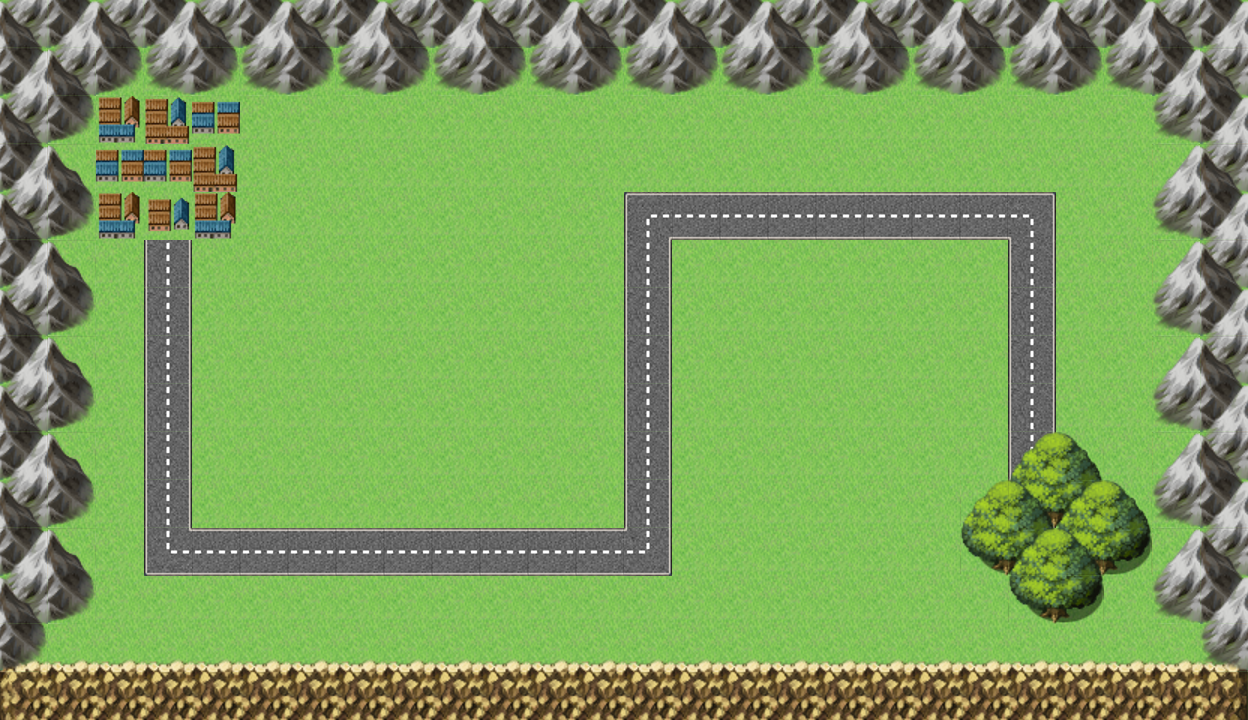

This is a level from a 2D game, rendered from its Tiled map with the project's own tilesets. A one-line summary and the map file follow, with tile-layer data summarised:
An orthogonal 26x15 tile map with 48x48 px tiles, 6 tile layers (bg, bounds, town, path, ...) and 36 objects.

<map version="1.0" orientation="orthogonal" renderorder="right-down" width="26" height="15" tilewidth="48" tileheight="48" nextobjectid="40">
 <tileset firstgid="1" name="terrain48" tilewidth="48" tileheight="48" tilecount="512" columns="32">
  <image source="terrain48.png" width="1536" height="768" />
 </tileset>
 <layer name="bg" width="26" height="15">
  <data>[390 cells, 390 non-empty, 3 distinct tile ids]</data>
 </layer>
 <layer name="bounds" width="26" height="15">
  <data>[390 cells, 148 non-empty, 12 distinct tile ids]</data>
 </layer>
 <layer name="town" width="26" height="15">
  <data>[390 cells, 9 non-empty, 4 distinct tile ids]</data>
 </layer>
 <layer name="path" width="26" height="15">
  <data>[390 cells, 38 non-empty, 6 distinct tile ids]</data>
 </layer>
 <layer name="forest" width="26" height="15">
  <data>[390 cells, 12 non-empty, 8 distinct tile ids]</data>
 </layer>
 <layer name="mountain" width="26" height="15">
  <data>[390 cells, 0 non-empty, 0 distinct tile ids]</data>
 </layer>
 <objectgroup name="plantSquares">
  <object id="2" x="144" y="240" width="48" height="48" />
  <object id="3" x="144" y="288" width="48" height="48" />
  <object id="4" x="144" y="336" width="48" height="48" />
  <object id="5" x="144" y="384" width="48" height="48" />
  <object id="6" x="144" y="432" width="48" height="48" />
  <object id="7" x="144" y="480" width="48" height="48" />
  <object id="9" x="144" y="528" width="48" height="48" />
  <object id="11" x="192" y="528" width="48" height="48" />
  <object id="12" x="240" y="528" width="48" height="48" />
  <object id="13" x="288" y="528" width="48" height="48" />
  <object id="14" x="336" y="528" width="48" height="48" />
  <object id="15" x="384" y="528" width="48" height="48" />
  <object id="16" x="432" y="528" width="48" height="48" />
  <object id="17" x="480" y="528" width="48" height="48" />
  <object id="18" x="528" y="528" width="48" height="48" />
  <object id="19" x="576" y="528" width="48" height="48" />
  <object id="20" x="624" y="528" width="48" height="48" />
  <object id="21" x="624" y="480" width="48" height="48" />
  <object id="22" x="624" y="432" width="48" height="48" />
  <object id="23" x="624" y="384" width="48" height="48" />
  <object id="24" x="624" y="336" width="48" height="48" />
  <object id="25" x="624" y="288" width="48" height="48" />
  <object id="26" x="624" y="240" width="48" height="48" />
  <object id="27" x="624" y="192" width="48" height="48" />
  <object id="28" x="672" y="192" width="48" height="48" />
  <object id="29" x="720" y="192" width="48" height="48" />
  <object id="30" x="768" y="192" width="48" height="48" />
  <object id="31" x="816" y="192" width="48" height="48" />
  <object id="32" x="864" y="192" width="48" height="48" />
  <object id="33" x="912" y="192" width="48" height="48" />
  <object id="34" x="960" y="192" width="48" height="48" />
  <object id="35" x="1008" y="192" width="48" height="48" />
  <object id="36" x="1008" y="240" width="48" height="48" />
  <object id="37" x="1008" y="288" width="48" height="48" />
  <object id="38" x="1008" y="336" width="48" height="48" />
  <object id="39" x="1008" y="384" width="48" height="48" />
 </objectgroup>
 <objectgroup name="pathBounds" />
 <objectgroup name="spawnPoints" />
 <objectgroup name="endPoints" />
 <objectgroup name="directionSquares" />
</map>
